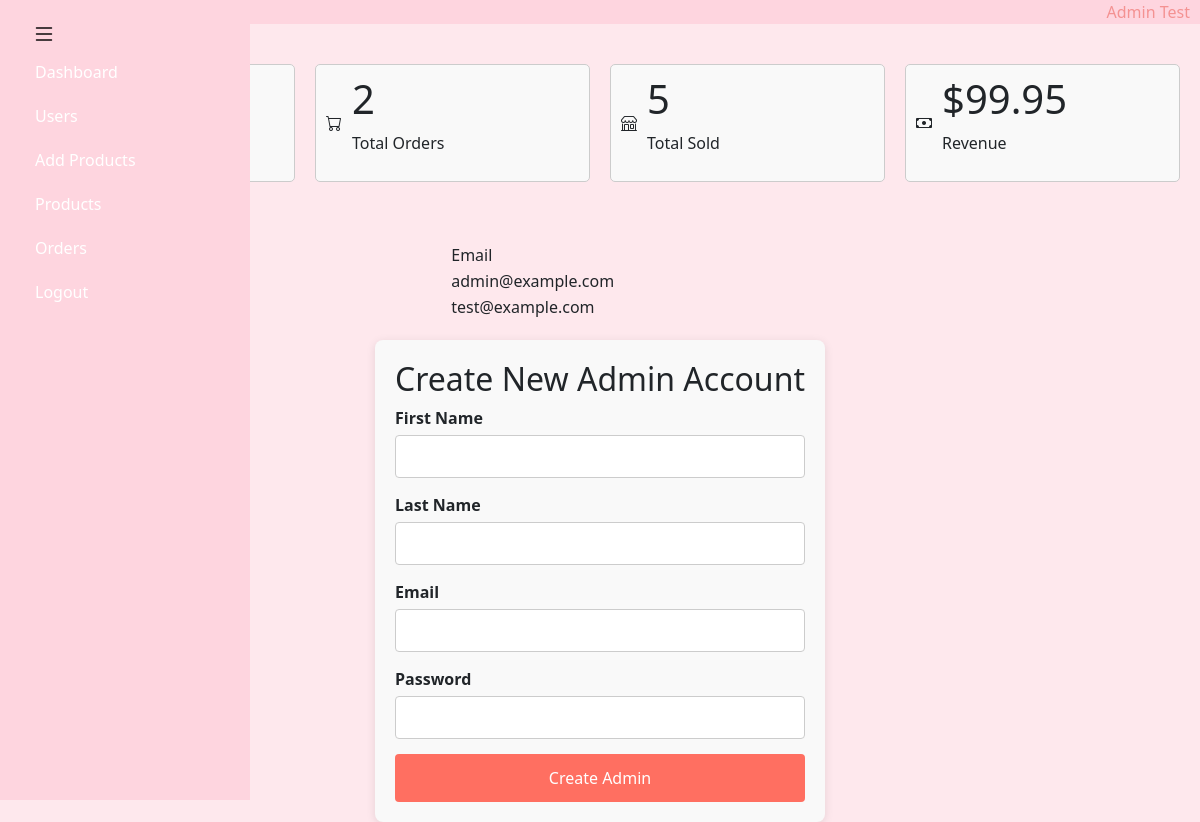
The page /admin/dashboard (signed in) on the database its author committed.
### models.py (models this page shows, shortened)
class User(db.Model):
    __tablename__ = 'users'  # Define table name in the database
    id = db.Column(db.Integer, primary_key=True)  # Primary key for user
    first_name = db.Column(db.String(50), nullable=False)  # User's first name
    last_name = db.Column(db.String(50), nullable=False)  # User's last name
    email = db.Column(db.String(100), unique=True, nullable=False)  # Unique email for user authentication
    password_hash = db.Column(db.String(128), nullable=False)  # Hashed password
    role = db.Column(db.String(10), default="user")  # User role (default: user)
    created_at = db.Column(db.DateTime, default=lambda: datetime.now(pytz.timezone('America/New_York')))  # Timestamp in NY timezone
    cart = db.relationship('Cart', back_populates='user', uselist=False)
    orders = db.relationship('Order', back_populates='user')
    @property
    def full_name(self):
        return f"{self.first_name} {self.last_name}"

### app.py (the view)
@app.route("/admin/dashboard")
@login_required
def admin_dashboard():
    if current_user.role != 'admin':
        redirect("/")
    total_users = User.query.filter(User.role != 'admin').count()
    total_orders = Order.query.count()
    total_products_sold = db.session.query(db.func.sum(OrderItem.quantity)).join(Order, Order.id == OrderItem.order_id).filter(Order.status == 'Delivered').scalar() or 0
    total_revenue = db.session.query(db.func.sum(Order.total_price)).filter(Order.status == 'Delivered').scalar() or 0
    admins = User.query.filter_by(role='admin').all()
    admin_data = [(admin.full_name, admin.email) for admin in admins]
    return render_template("admin_dash.html", total_users = total_users, total_orders = total_orders, total_products_sold = total_products_sold, total_revenue = total_revenue, admin_data = admin_data)

### app.py (called while the page is built)
@login_manager.user_loader
def load_user(user_id):
    return User.query.get(int(user_id))

### templates/admin_dash.html (shortened to what this page needs)
{% extends "admin_layout.html" %}
{% block body %}
    <div class="content">
        <div class="user">
            <div>
                <h1>{{ total_users }}</h1>
                <p>Total Users</p>
            </div>
        </div>
        <div class="order">
            <i class="bi bi-cart"></i>
            <div>
                <h1>{{ total_orders }}</h1>
                <p>Total Orders</p>
            </div>
        </div>
        <div class="shop">
            <i class="bi bi-shop"></i>
            <div>
                <h1>{{ total_products_sold }}</h1>
                <p>Total Sold</p>
            </div>
        </div>
        <div class="money">
            <i class="bi bi-cash"></i>
            <div>
                <h1>${{ "%.2f" | format(total_revenue) }}</h1>
                <p>Revenue</p>
            </div>
        </div>
    </div>
    <div class="chart">
        <table width="100%">
            <thead>
                <tr>
                    <td>Name</td>
                    <td>Email</td>
                </tr>
            </thead>
            <tbody>
                {% for full_name, email in admin_data %}
                <tr>
                    <td>{{ full_name | title}}</td>
                    <td>{{ email }}</td>
                </tr>
                {% endfor %}
            </tbody>
        </table>
    </div>
    <div class="create-admin-form">
        <h2>Create New Admin Account</h2>
        <form action="/admin/create_admin" method="POST">
            <div>
                <label for="first">First Name</label>
                <input type="text" name="first" required>
            </div>
            <div>
                <label for="last">Last Name</label>
                <input type="text" name="last" required>
            </div>
            <div>
                <label for="email">Email</label>
                <input type="email" id="email" name="email" required>
            </div>
            <div>
                <label for="password">Password</label>
                <input type="password" id="password" name="password" required>
            </div>
            <button type="submit">Create Admin</button>
        </form>
    </div>
{% endblock %}

### templates/admin_layout.html (shortened to what this page needs)
<!DOCTYPE html>
<html lang="en">
    <head>
        <link href="https://cdn.jsdelivr.net/npm/bootstrap@5.3.3/dist/css/bootstrap.min.css" rel="stylesheet">
        <link href="https://cdn.jsdelivr.net/npm/bootstrap-icons/font/bootstrap-icons.css" rel="stylesheet">
        <link href="/static/styles.css" rel="stylesheet">
    </head>
    <body style="background-color: #FEE8ED;">
        <div class="admin_dash" style="display:flex; height:100vh;">
            <div id="sidebar" class="sidebar" style="background-color: #FED5DF;">
                <div class="sidebar-nav">
                    <ul class="nav flex-column">
                        <li class="nav-item">
                            <a class="nav-link text-white link" href="/admin/dashboard">Dashboard</a>
                        </li>
                        <li class="nav-item">
                            <a class="nav-link text-white link" href="#">Users</a>
                        </li>
                        <li class="nav-item">
                            <a class="nav-link text-white link" href="/admin/add_products"> Add Products</a>
                        </li>
                        <li class="nav-item">
                            <a class="nav-link text-white link" href="/admin/listing">Products</a>
                        </li>
                        <li class="nav-item">
                            <a class="nav-link text-white link" href="/admin/orders">Orders</a>
                        </li>
                        <li class="nav-item">
                            <a class="nav-link text-white link" href="/logout">Logout</a>
                        </li>
                    </ul>
                </div>
            </div>
            <div class="topnav">
                    <button class="btn btn-light" id="toggleSidebarButton" onclick="collapse(event)">
                        <i class="bi bi-list"></i>
                    </button>
                    <div class="profile">{{ current_user.full_name | title }}</div>
            </div>
            {% block body %}{% endblock %}
        </div>
    </body>
</html>

### static/styles.css (style rules this page uses)
body { display: flex; flex-direction: column; height: 100vh; }
.sidebar { display: flex; flex-direction: column; width: 250px; max-width: 30%; height: 100vh; position: fixed; top: 0; left: 0; padding-left: 20px ; background-color: #FED5DF; transition: width 0.3s ease, padding 0.3s ease; flex: 1; }
.sidebar-nav { margin-top: 50px; transition: opacity 0.3s ease; }
.link { color: white; text-decoration: none; padding: 10px 15px; transition: background-color 0.3s; }
#toggleSidebarButton { top: 10px; left: 20px; border: none; cursor: pointer; opacity: 1; background: transparent; position: absolute; z-index: 2000; }
#toggleSidebarButton i { font-size: 1.5rem; }
.topnav { background-color: #FED5DF; height: 50px; display: flex; justify-content: right; position: relative; }
.admin_dash { display: flex; flex-direction: column; }
.profile { display: flex; align-items: center; justify-content: center; padding-right: 10px; color: #f49292; }
.user, .order, .shop, .money { display: flex; align-items: center; gap: 10px; padding: 10px; border: 1px solid #ccc; border-radius: 5px; background-color: #f9f9f9; flex:4; }
.content { padding: 20px; margin-top: 20px; display: flex; justify-content: space-between; gap: 20px; }
.chart { margin-top: 20px; display: flex; align-items: center; }
.chart table { margin: 20px; }
.create-admin-form { max-width: 500px; margin: 0 auto; padding: 20px; background-color: #f9f9f9; border-radius: 8px; box-shadow: 0 2px 10px rgba(0, 0, 0, 0.1); }
.create-admin-form h2 { text-align: center; }
.create-admin-form form div { margin-bottom: 15px; }
.create-admin-form label { display: block; font-weight: bold; margin-bottom: 5px; }
.create-admin-form input { width: 100%; padding: 10px; font-size: 14px; border: 1px solid #ccc; border-radius: 4px; }
.create-admin-form button { width: 100%; padding: 12px; background-color: #FF6F61; color: white; border: none; border-radius: 4px; font-size: 16px; cursor: pointer; }

### rows shown on the page
User: full_name "Admin Test", email "admin@example.com"
User: email "test@example.com"

### other values the page prints
{{ total_orders }} "2"
{{ total_products_sold }} "5"
{{ "%.2f" | format(total_revenue) }} "99.95"
